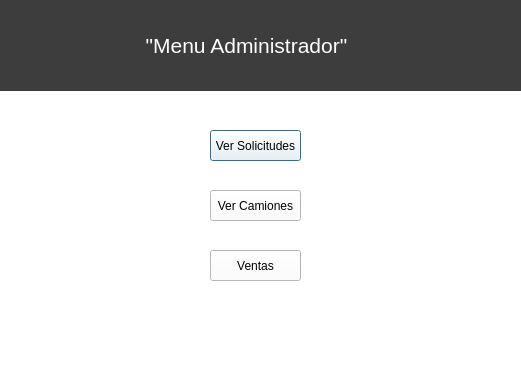
<?xml version="1.0" encoding="UTF-8"?>
<ui version="4.0">
 <class>AdministradorWindow</class>
 <widget class="QDialog" name="AdministradorWindow">
  <property name="geometry">
   <rect>
    <x>0</x>
    <y>0</y>
    <width>521</width>
    <height>391</height>
   </rect>
  </property>
  <property name="windowTitle">
   <string>Dialog</string>
  </property>
  <property name="styleSheet">
   <string notr="true">background-color: rgb(255, 255, 255);</string>
  </property>
  <widget class="QLabel" name="label_4">
   <property name="geometry">
    <rect>
     <x>0</x>
     <y>0</y>
     <width>521</width>
     <height>91</height>
    </rect>
   </property>
   <property name="font">
    <font>
     <family>Segoe UI</family>
     <pointsize>16</pointsize>
    </font>
   </property>
   <property name="cursor">
    <cursorShape>UpArrowCursor</cursorShape>
   </property>
   <property name="styleSheet">
    <string notr="true">background-color: rgb(61, 61, 61);
color: rgb(255, 255, 255);</string>
   </property>
   <property name="text">
    <string>                         &quot;Menu Administrador&quot;</string>
   </property>
  </widget>
  <widget class="QPushButton" name="bt_solicitudes">
   <property name="geometry">
    <rect>
     <x>210</x>
     <y>130</y>
     <width>91</width>
     <height>31</height>
    </rect>
   </property>
   <property name="text">
    <string>Ver Solicitudes</string>
   </property>
  </widget>
  <widget class="QPushButton" name="bt_camiones">
   <property name="geometry">
    <rect>
     <x>210</x>
     <y>190</y>
     <width>91</width>
     <height>31</height>
    </rect>
   </property>
   <property name="text">
    <string>Ver Camiones</string>
   </property>
  </widget>
  <widget class="QPushButton" name="bt_ventaybodega">
   <property name="geometry">
    <rect>
     <x>210</x>
     <y>250</y>
     <width>91</width>
     <height>31</height>
    </rect>
   </property>
   <property name="text">
    <string>Ventas</string>
   </property>
  </widget>
 </widget>
 <resources/>
 <connections/>
</ui>
